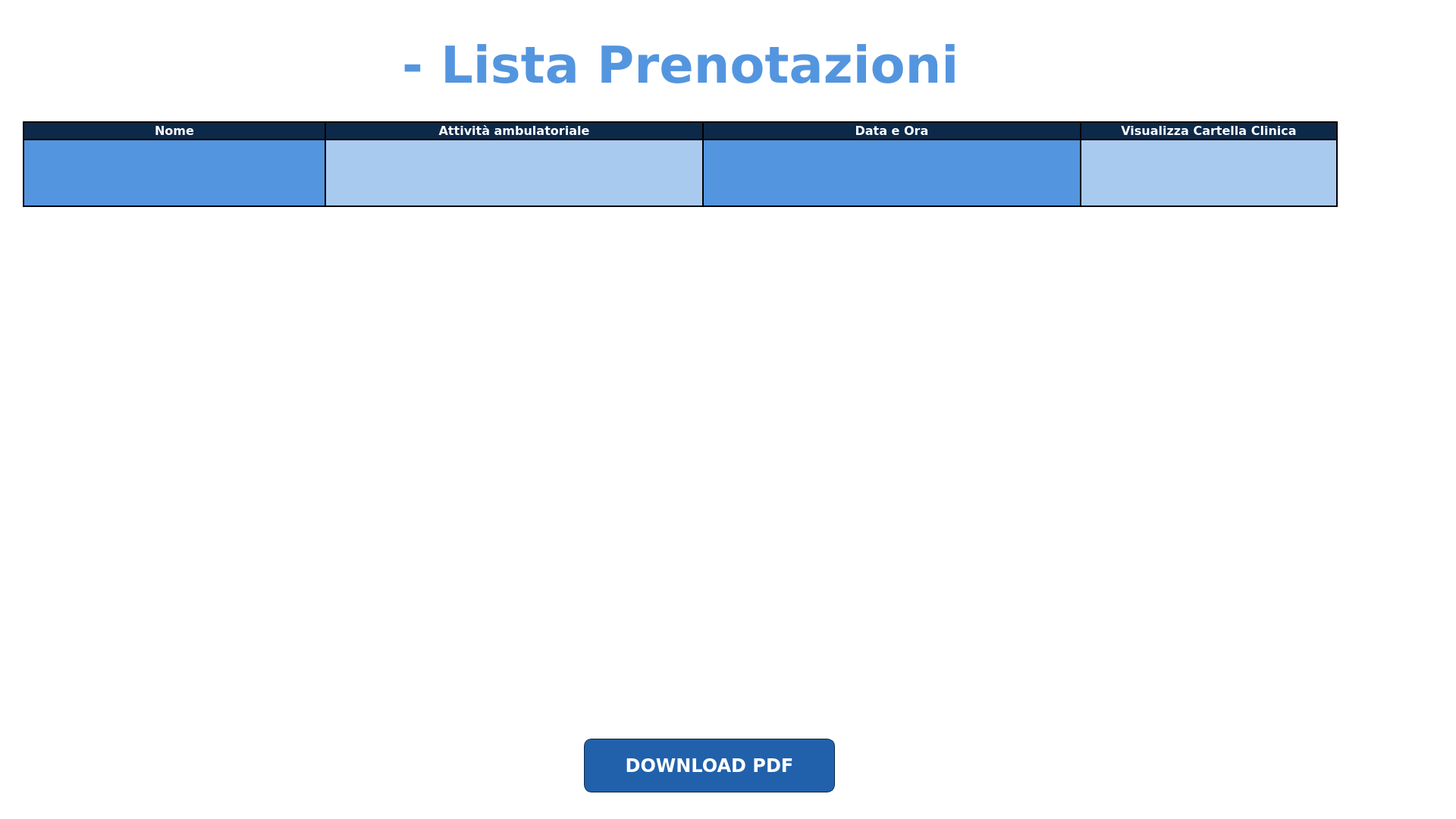
<?xml version="1.0" encoding="UTF-8"?>
<ui version="4.0">
 <class>lista_prenotazioni_personale_medico</class>
 <widget class="QWidget" name="lista_prenotazioni_personale_medico">
  <property name="geometry">
   <rect>
    <x>0</x>
    <y>0</y>
    <width>1920</width>
    <height>1080</height>
   </rect>
  </property>
  <property name="minimumSize">
   <size>
    <width>1920</width>
    <height>1080</height>
   </size>
  </property>
  <property name="maximumSize">
   <size>
    <width>1920</width>
    <height>1080</height>
   </size>
  </property>
  <property name="palette">
   <palette>
    <active>
     <colorrole role="Button">
      <brush brushstyle="SolidPattern">
       <color alpha="255">
        <red>255</red>
        <green>255</green>
        <blue>255</blue>
       </color>
      </brush>
     </colorrole>
     <colorrole role="Base">
      <brush brushstyle="SolidPattern">
       <color alpha="255">
        <red>255</red>
        <green>255</green>
        <blue>255</blue>
       </color>
      </brush>
     </colorrole>
     <colorrole role="Window">
      <brush brushstyle="SolidPattern">
       <color alpha="255">
        <red>255</red>
        <green>255</green>
        <blue>255</blue>
       </color>
      </brush>
     </colorrole>
    </active>
    <inactive>
     <colorrole role="Button">
      <brush brushstyle="SolidPattern">
       <color alpha="255">
        <red>255</red>
        <green>255</green>
        <blue>255</blue>
       </color>
      </brush>
     </colorrole>
     <colorrole role="Base">
      <brush brushstyle="SolidPattern">
       <color alpha="255">
        <red>255</red>
        <green>255</green>
        <blue>255</blue>
       </color>
      </brush>
     </colorrole>
     <colorrole role="Window">
      <brush brushstyle="SolidPattern">
       <color alpha="255">
        <red>255</red>
        <green>255</green>
        <blue>255</blue>
       </color>
      </brush>
     </colorrole>
    </inactive>
    <disabled>
     <colorrole role="Button">
      <brush brushstyle="SolidPattern">
       <color alpha="255">
        <red>255</red>
        <green>255</green>
        <blue>255</blue>
       </color>
      </brush>
     </colorrole>
     <colorrole role="Base">
      <brush brushstyle="SolidPattern">
       <color alpha="255">
        <red>255</red>
        <green>255</green>
        <blue>255</blue>
       </color>
      </brush>
     </colorrole>
     <colorrole role="Window">
      <brush brushstyle="SolidPattern">
       <color alpha="255">
        <red>255</red>
        <green>255</green>
        <blue>255</blue>
       </color>
      </brush>
     </colorrole>
    </disabled>
   </palette>
  </property>
  <property name="windowTitle">
   <string>Clinica Casa Alfredo</string>
  </property>
  <property name="windowIcon">
   <iconset>
    <normaloff>Immagini/Logo Casa Alfredo.png</normaloff>Immagini/Logo Casa Alfredo.png</iconset>
  </property>
  <property name="styleSheet">
   <string notr="true"/>
  </property>
  <widget class="QPushButton" name="tendina_button">
   <property name="geometry">
    <rect>
     <x>1820</x>
     <y>20</y>
     <width>70</width>
     <height>70</height>
    </rect>
   </property>
   <property name="cursor">
    <cursorShape>PointingHandCursor</cursorShape>
   </property>
   <property name="styleSheet">
    <string notr="true">QPushButton#tendina_button:pressed {
background-color: rgb(0, 0, 0, 0);
}</string>
   </property>
   <property name="text">
    <string/>
   </property>
   <property name="icon">
    <iconset>
     <normaloff>Immagini/tendina_chiusa.png</normaloff>Immagini/tendina_chiusa.png</iconset>
   </property>
   <property name="iconSize">
    <size>
     <width>70</width>
     <height>70</height>
    </size>
   </property>
   <property name="flat">
    <bool>true</bool>
   </property>
  </widget>
  <widget class="QLabel" name="lista_prenotazioni">
   <property name="geometry">
    <rect>
     <x>530</x>
     <y>20</y>
     <width>981</width>
     <height>131</height>
    </rect>
   </property>
   <property name="font">
    <font>
     <family>Verdana</family>
     <pointsize>50</pointsize>
     <weight>75</weight>
     <bold>true</bold>
    </font>
   </property>
   <property name="styleSheet">
    <string notr="true">color: rgb(84, 149, 223);</string>
   </property>
   <property name="text">
    <string>- Lista Prenotazioni</string>
   </property>
  </widget>
  <widget class="QLabel" name="logo">
   <property name="geometry">
    <rect>
     <x>10</x>
     <y>5</y>
     <width>110</width>
     <height>130</height>
    </rect>
   </property>
   <property name="text">
    <string/>
   </property>
   <property name="pixmap">
    <pixmap>Immagini/logo_casa_alfredo.png</pixmap>
   </property>
   <property name="scaledContents">
    <bool>true</bool>
   </property>
  </widget>
  <widget class="QLabel" name="titolo">
   <property name="geometry">
    <rect>
     <x>110</x>
     <y>20</y>
     <width>401</width>
     <height>110</height>
    </rect>
   </property>
   <property name="text">
    <string/>
   </property>
   <property name="pixmap">
    <pixmap>Immagini/titolo_casa_alfredo.png</pixmap>
   </property>
   <property name="scaledContents">
    <bool>true</bool>
   </property>
  </widget>
  <widget class="QScrollArea" name="tabella">
   <property name="geometry">
    <rect>
     <x>30</x>
     <y>160</y>
     <width>1755</width>
     <height>780</height>
    </rect>
   </property>
   <property name="palette">
    <palette>
     <active>
      <colorrole role="Button">
       <brush brushstyle="SolidPattern">
        <color alpha="255">
         <red>255</red>
         <green>255</green>
         <blue>255</blue>
        </color>
       </brush>
      </colorrole>
      <colorrole role="Base">
       <brush brushstyle="SolidPattern">
        <color alpha="255">
         <red>255</red>
         <green>255</green>
         <blue>255</blue>
        </color>
       </brush>
      </colorrole>
      <colorrole role="Window">
       <brush brushstyle="SolidPattern">
        <color alpha="255">
         <red>255</red>
         <green>255</green>
         <blue>255</blue>
        </color>
       </brush>
      </colorrole>
     </active>
     <inactive>
      <colorrole role="Button">
       <brush brushstyle="SolidPattern">
        <color alpha="255">
         <red>255</red>
         <green>255</green>
         <blue>255</blue>
        </color>
       </brush>
      </colorrole>
      <colorrole role="Base">
       <brush brushstyle="SolidPattern">
        <color alpha="255">
         <red>255</red>
         <green>255</green>
         <blue>255</blue>
        </color>
       </brush>
      </colorrole>
      <colorrole role="Window">
       <brush brushstyle="SolidPattern">
        <color alpha="255">
         <red>255</red>
         <green>255</green>
         <blue>255</blue>
        </color>
       </brush>
      </colorrole>
     </inactive>
     <disabled>
      <colorrole role="Button">
       <brush brushstyle="SolidPattern">
        <color alpha="255">
         <red>255</red>
         <green>255</green>
         <blue>255</blue>
        </color>
       </brush>
      </colorrole>
      <colorrole role="Base">
       <brush brushstyle="SolidPattern">
        <color alpha="255">
         <red>255</red>
         <green>255</green>
         <blue>255</blue>
        </color>
       </brush>
      </colorrole>
      <colorrole role="Window">
       <brush brushstyle="SolidPattern">
        <color alpha="255">
         <red>255</red>
         <green>255</green>
         <blue>255</blue>
        </color>
       </brush>
      </colorrole>
     </disabled>
    </palette>
   </property>
   <property name="styleSheet">
    <string notr="true">border: 0px solid;
background-color: rgb(255, 255, 255);</string>
   </property>
   <property name="verticalScrollBarPolicy">
    <enum>Qt::ScrollBarAsNeeded</enum>
   </property>
   <property name="horizontalScrollBarPolicy">
    <enum>Qt::ScrollBarAlwaysOff</enum>
   </property>
   <property name="widgetResizable">
    <bool>true</bool>
   </property>
   <widget class="QWidget" name="scrollAreaWidgetContents">
    <property name="geometry">
     <rect>
      <x>0</x>
      <y>0</y>
      <width>1755</width>
      <height>780</height>
     </rect>
    </property>
    <widget class="QLabel" name="nome">
     <property name="geometry">
      <rect>
       <x>0</x>
       <y>0</y>
       <width>400</width>
       <height>25</height>
      </rect>
     </property>
     <property name="font">
      <font>
       <family>Verdana</family>
       <pointsize>12</pointsize>
       <weight>75</weight>
       <bold>true</bold>
      </font>
     </property>
     <property name="styleSheet">
      <string notr="true">background-color: rgb(13, 41, 73);
color: rgb(255, 255, 255);
border: 2px solid;</string>
     </property>
     <property name="text">
      <string>Nome</string>
     </property>
     <property name="alignment">
      <set>Qt::AlignCenter</set>
     </property>
    </widget>
    <widget class="QLabel" name="attivita_ambulatoriale">
     <property name="geometry">
      <rect>
       <x>398</x>
       <y>0</y>
       <width>500</width>
       <height>25</height>
      </rect>
     </property>
     <property name="font">
      <font>
       <family>Verdana</family>
       <pointsize>12</pointsize>
       <weight>75</weight>
       <bold>true</bold>
      </font>
     </property>
     <property name="styleSheet">
      <string notr="true">background-color: rgb(13, 41, 73);
color: rgb(255, 255, 255);
border: 2px solid;</string>
     </property>
     <property name="text">
      <string>Attività ambulatoriale</string>
     </property>
     <property name="alignment">
      <set>Qt::AlignCenter</set>
     </property>
    </widget>
    <widget class="QLabel" name="data_e_ora">
     <property name="geometry">
      <rect>
       <x>896</x>
       <y>0</y>
       <width>500</width>
       <height>25</height>
      </rect>
     </property>
     <property name="font">
      <font>
       <family>Verdana</family>
       <pointsize>12</pointsize>
       <weight>75</weight>
       <bold>true</bold>
      </font>
     </property>
     <property name="styleSheet">
      <string notr="true">background-color: rgb(13, 41, 73);
color: rgb(255, 255, 255);
border: 2px solid;</string>
     </property>
     <property name="text">
      <string>Data e Ora</string>
     </property>
     <property name="alignment">
      <set>Qt::AlignCenter</set>
     </property>
    </widget>
    <widget class="QLabel" name="visualizza_cartella_clinica">
     <property name="geometry">
      <rect>
       <x>1394</x>
       <y>0</y>
       <width>340</width>
       <height>25</height>
      </rect>
     </property>
     <property name="font">
      <font>
       <family>Verdana</family>
       <pointsize>12</pointsize>
       <weight>75</weight>
       <bold>true</bold>
      </font>
     </property>
     <property name="styleSheet">
      <string notr="true">background-color: rgb(13, 41, 73);
color: rgb(255, 255, 255);
border: 2px solid;</string>
     </property>
     <property name="text">
      <string>Visualizza Cartella Clinica</string>
     </property>
     <property name="alignment">
      <set>Qt::AlignCenter</set>
     </property>
    </widget>
    <widget class="QLabel" name="nome_label">
     <property name="geometry">
      <rect>
       <x>0</x>
       <y>23</y>
       <width>400</width>
       <height>90</height>
      </rect>
     </property>
     <property name="font">
      <font>
       <family>Verdana</family>
       <pointsize>12</pointsize>
      </font>
     </property>
     <property name="styleSheet">
      <string notr="true">border: 2px solid;
background-color: rgb(84, 149, 223);</string>
     </property>
     <property name="text">
      <string/>
     </property>
     <property name="alignment">
      <set>Qt::AlignCenter</set>
     </property>
    </widget>
    <widget class="QLabel" name="attivita_ambulatoriale_label">
     <property name="geometry">
      <rect>
       <x>398</x>
       <y>23</y>
       <width>500</width>
       <height>90</height>
      </rect>
     </property>
     <property name="font">
      <font>
       <family>Verdana</family>
       <pointsize>12</pointsize>
      </font>
     </property>
     <property name="styleSheet">
      <string notr="true">border: 2px solid;
background-color: rgb(169, 202, 239);</string>
     </property>
     <property name="text">
      <string/>
     </property>
     <property name="alignment">
      <set>Qt::AlignCenter</set>
     </property>
    </widget>
    <widget class="QLabel" name="data_e_ora_label">
     <property name="geometry">
      <rect>
       <x>896</x>
       <y>23</y>
       <width>500</width>
       <height>90</height>
      </rect>
     </property>
     <property name="font">
      <font>
       <family>Verdana</family>
       <pointsize>12</pointsize>
      </font>
     </property>
     <property name="styleSheet">
      <string notr="true">border: 2px solid;
background-color: rgb(84, 149, 223);</string>
     </property>
     <property name="text">
      <string/>
     </property>
     <property name="alignment">
      <set>Qt::AlignCenter</set>
     </property>
    </widget>
    <widget class="QPushButton" name="visualizza_cartella_clinica_button">
     <property name="geometry">
      <rect>
       <x>1394</x>
       <y>23</y>
       <width>340</width>
       <height>90</height>
      </rect>
     </property>
     <property name="styleSheet">
      <string notr="true">border: 2px solid;
background-color: rgb(169, 202, 239);</string>
     </property>
     <property name="text">
      <string/>
     </property>
     <property name="icon">
      <iconset>
       <normaloff>Immagini/apri.png</normaloff>
       <normalon>Immagini/apri.png</normalon>
       <activeoff>Immagini/apri pressed.png</activeoff>
       <activeon>Immagini/apri pressed.png</activeon>
       <selectedon>Immagini/apri.png</selectedon>Immagini/apri.png</iconset>
     </property>
     <property name="iconSize">
      <size>
       <width>50</width>
       <height>50</height>
      </size>
     </property>
    </widget>
   </widget>
  </widget>
  <widget class="QPushButton" name="download_pdf">
   <property name="geometry">
    <rect>
     <x>770</x>
     <y>974</y>
     <width>331</width>
     <height>71</height>
    </rect>
   </property>
   <property name="font">
    <font>
     <family>Verdana</family>
     <pointsize>18</pointsize>
     <weight>75</weight>
     <bold>true</bold>
    </font>
   </property>
   <property name="styleSheet">
    <string notr="true">QPushButton#download_pdf {
background-color: rgb(33, 97, 171);
border: 1px solid;
border-color: rgb(13, 41, 73);
border-radius: 10px;
color: rgb(255, 255, 255);
}
QPushButton#download_pdf:pressed {
background-color: rgb(13, 41, 73);
border-color: rgb(33, 97, 171);
color: rgb(200, 200, 200);
}</string>
   </property>
   <property name="text">
    <string>DOWNLOAD PDF</string>
   </property>
   <property name="icon">
    <iconset>
     <normaloff>Immagini/download.png</normaloff>Immagini/download.png</iconset>
   </property>
   <property name="iconSize">
    <size>
     <width>30</width>
     <height>30</height>
    </size>
   </property>
  </widget>
 </widget>
 <resources/>
 <connections/>
</ui>
